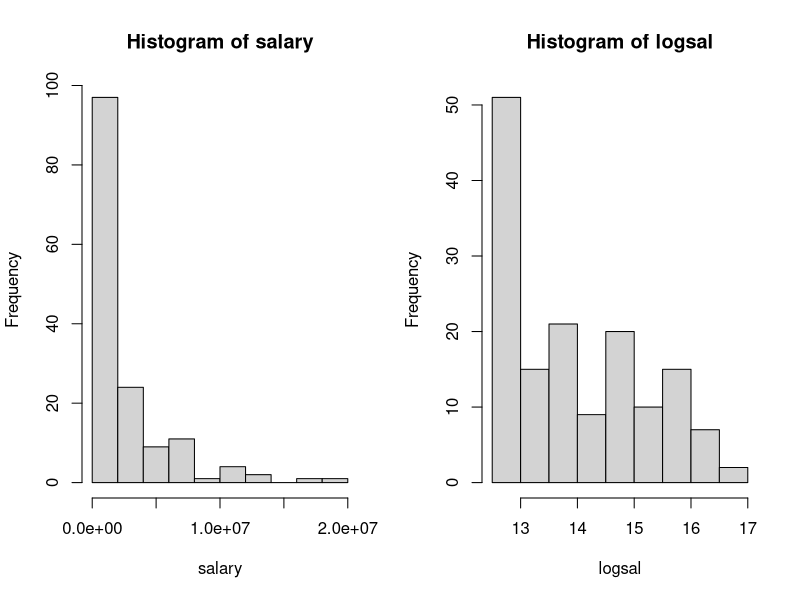

Generate this figure with R:
## ---- chunk 1
baseball = read.csv('baseball.csv', header=FALSE)
baseball = baseball[,c(3,4)]
colnames(baseball) = c('player', 'salary')
head(baseball)
## ---- chunk 2
set.seed(12345)
S = c(); k = 0 # 初始化变量
n = 150; N = dim(baseball)[1]
while (k < n){
  x = runif(1)
  R = floor(N*x) + 1
  if (! R %in% S){
    S = append(S, R)
    k = k + 1
  }
}
print(S) # 输出抽样结果
## ---- chunk 3
baseball_SRS = baseball[S,] # 用baseball_SRS储存抽样数据
par(mfrow=c(1,2))
salary = baseball_SRS$salary # 得到变量salary
logsal = log(baseball_SRS$salary) # 得到变量logsal
hist(salary) # salary的直方图
hist(logsal) # logsal的直方图
